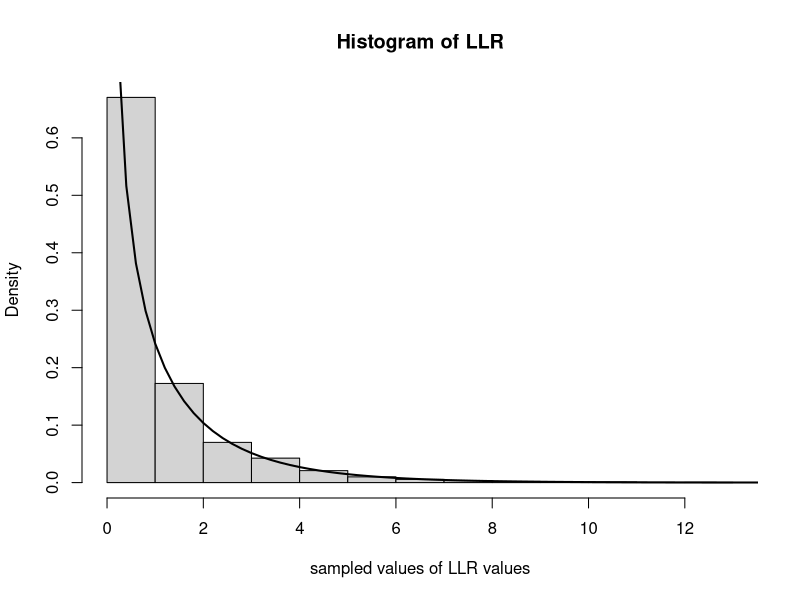

The R source for this figure:
## ---- chunk 1
knitr::opts_chunk$set(echo = TRUE)
## ---- chunk 2
num.iterations         <- 5000
lambda.truth           <- 0.4
num.samples.per.iter   <- 500
samples                <- numeric(num.iterations)
for(iter in seq_len(num.iterations)) {
  data            <- rpois(num.samples.per.iter, lambda.truth)
  samples[iter]   <- 2*num.samples.per.iter*(mean(data)*log(mean(data)/lambda.truth) + lambda.truth - mean(data))
}
hist(samples, freq=F, main='Histogram of LLR', xlab='sampled values of LLR values')
curve(dchisq(x, 1), 0, 20, lwd=2, xlab = "", ylab = "", add = T)
